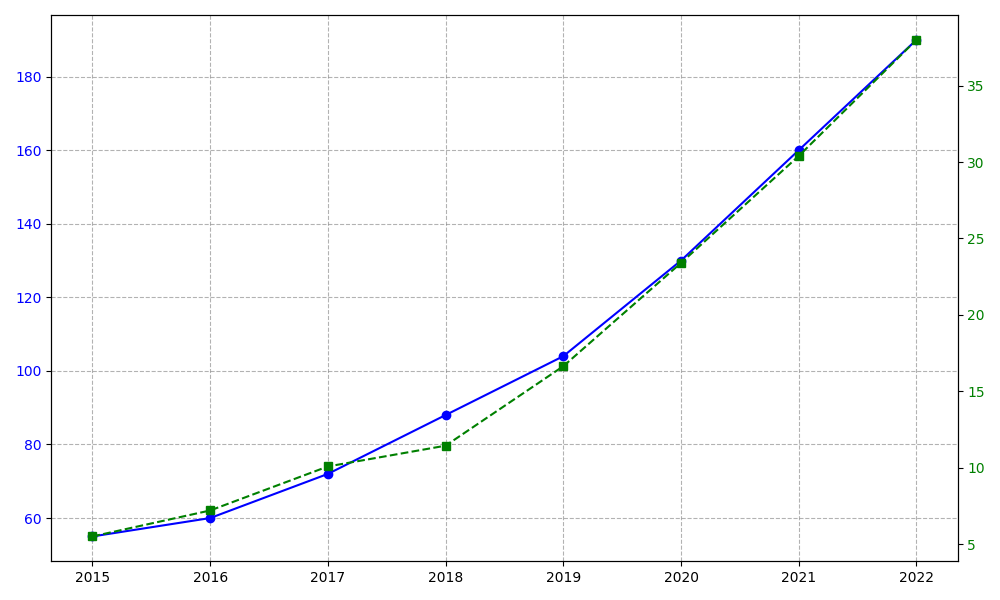

Write the Python code that produced this figure.
import matplotlib.pyplot as plt
import numpy as np

# Data for revenue (in millions) and profit margin (in percentage) from 2015 to 2022
years = np.arange(2015, 2023)

# Manually constructed data
revenue = [55, 60, 72, 88, 104, 130, 160, 190]
profit_margin = [10, 12, 14, 13, 16, 18, 19, 20]  # in percentage

# Convert profit margin to actual profit in millions
profit = [r * p / 100 for r, p in zip(revenue, profit_margin)]

# Create the plot
fig, ax1 = plt.subplots(figsize=(10, 6))

# Plot revenue data
ax1.plot(years, revenue, color='blue', marker='o', linestyle='-')
ax1.tick_params(axis='y', labelcolor='blue')

# Create a second y-axis for profit
ax2 = ax1.twinx()
ax2.plot(years, profit, color='green', marker='s', linestyle='--')
ax2.tick_params(axis='y', labelcolor='green')

# Grid for better readability
ax1.grid(True, linestyle='--', color='grey', alpha=0.6)

# Optimize layout
plt.tight_layout()

# Show plot
plt.show()
